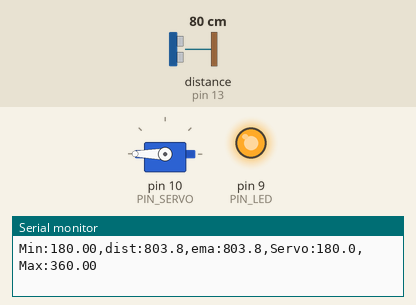
A sketch run on a simulated Arduino Uno, built with avr-gcc and run on an emulated ATmega328P. Parts: servo, output pins drawn as LEDs (lit = HIGH), the last lines printed to the serial monitor. Wiring (inferred from the names in the program): ultrasonic range finder: trigger pin 12; echo pin 13. The inputs (shaded band) are chosen by the test bench; at power-on: distance to the obstacle (sensor on pin 13) 80 cm. The echo pulse lasts 58.3 µs per cm; pins used as bus, display or sensor lines are not drawn.

Above: at 1.2 s.
1.3 s: distance to the obstacle (sensor on pin 13) set to 40 cm
3.4 s: distance to the obstacle (sensor on pin 13) set to 36 cm
At 5.3 s:
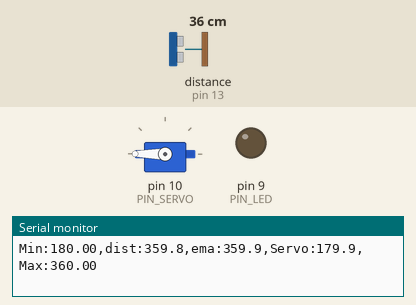
5.6 s: distance to the obstacle (sensor on pin 13) set to 9 cm
At 6.9 s:
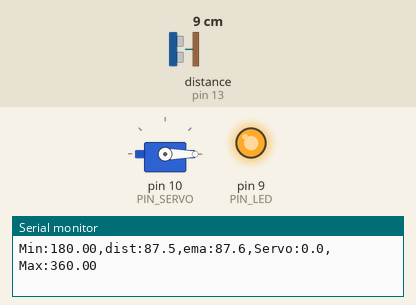
7.2 s: distance to the obstacle (sensor on pin 13) set to 35 cm
At 7.39 s:
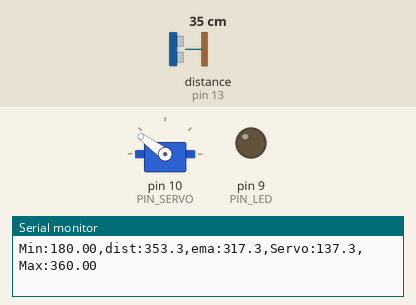
10.2 s: distance to the obstacle (sensor on pin 13) set to 18 cm
At 10.68 s:
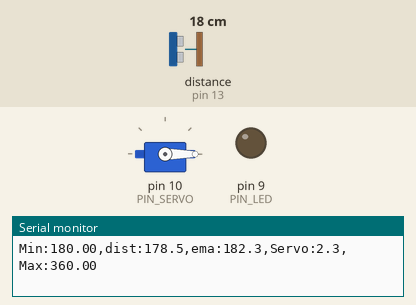
13.2 s: distance to the obstacle (sensor on pin 13) set to 60 cm
At 14.3 s:
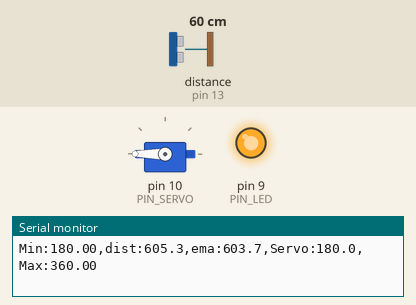
Timing chart, 0 to 15.7 s (numbered marks = the images above; inputs shaded):
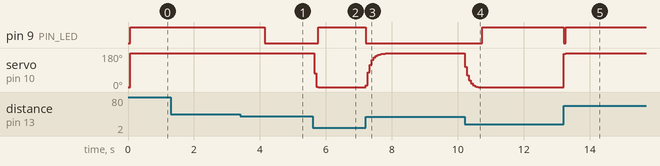

Measured:
- the behaviour switches between 37 and 36 cm on distance to the obstacle (sensor on pin 13) (found by bisection; images 0 and 1)
- after the input at 3.4 s, pin 9 (PIN_LED): HIGH → LOW after 0.74 s
- after the input at 5.6 s, pin 9 (PIN_LED): LOW → HIGH after 0.16 s; servo on pin 10 (PIN_SERVO): 180° → 72° at once, → 0° 0.06 s later
- after the input at 7.2 s, pin 9 (PIN_LED): HIGH → LOW at once
- after the input at 10.2 s, pin 9 (PIN_LED): LOW → HIGH after 0.54 s; servo on pin 10 (PIN_SERVO): moves from 180° to 0° over 0.42 s, starting at once
- after the input at 13.2 s, pin 9 (PIN_LED): HIGH → LOW at once, → HIGH 0.06 s later; servo on pin 10 (PIN_SERVO): 0° → 177° at once, → 180° 0.06 s later

The sketch:

11P07.ino
```cpp
#include <Servo.h>
#include <math.h>

// -------- Pins --------
#define PIN_TRIG   12
#define PIN_ECHO   13
#define PIN_SERVO  10
#define PIN_LED     9

// -------- 초음파 설정 --------
#define SND_VEL          346.0f
#define SAMPLE_INTERVAL  60        // [ms]
#define PULSE_US         20        // TRIG HIGH 폭 [us]
#define TIMEOUT_US       50000UL   // echo 타임아웃 [us]
#define SCALE            (0.001f * 0.5f * SND_VEL)  // us → mm

// -------- 거리 → 각도 선형 매핑 구간 --------
#define DIST_MIN_MM      180.0f    // 180mm → ANGLE_MIN
#define DIST_MAX_MM      360.0f    // 360mm → ANGLE_MAX

// -------- 각도 범위 --------
#define ANGLE_MIN        0.0f      // 닫힘
#define ANGLE_MAX        180.0f    // 열림

// -------- EMA --------
#define EMA_ALPHA        0.4f
float distEMA = 0.0f;
bool  emaInit = false;

// -------- Servo --------
Servo gate;
// 서보 펄스 보정(필요시 600/2400 등으로 조정)
const int PULSE_MIN = 500;
const int PULSE_MAX = 2500;

// -------- 상태 --------
float currentAngle = ANGLE_MIN;    // 모니터 표시용
float targetAngle  = ANGLE_MIN;    // 즉시 출력 각
unsigned long lastSampleMs = 0;

// ---------- 유틸 ----------
static inline float clampf(float x, float a, float b){
  return (x < a) ? a : (x > b) ? b : x;
}
static inline float mapLinear(float x, float inMin, float inMax, float outMin, float outMax){
  if (inMax == inMin) return outMin;       // 0으로 나누기 방지
  float t = (x - inMin) / (inMax - inMin); // 0~1
  return outMin + t * (outMax - outMin);
}
static inline float measure_mm() {
  digitalWrite(PIN_TRIG, LOW);  delayMicroseconds(2);   // 안정화
  digitalWrite(PIN_TRIG, HIGH); delayMicroseconds(PULSE_US);
  digitalWrite(PIN_TRIG, LOW);
  unsigned long dur = pulseIn(PIN_ECHO, HIGH, TIMEOUT_US);
  if (dur == 0UL) return 0.0f;                           // 타임아웃 → 0
  return (float)dur * SCALE;                             // mm
}
static inline int angleToPulse(float deg){
  deg = clampf(deg, 0.0f, 180.0f);
  float n = deg / 180.0f;
  return (int)(PULSE_MIN + (PULSE_MAX - PULSE_MIN) * n + 0.5f);
}
static inline void writeAngle(float deg){
  gate.writeMicroseconds(angleToPulse(deg));
}

// ---------- setup ----------
void setup(){
  pinMode(PIN_TRIG, OUTPUT);
  pinMode(PIN_ECHO, INPUT);
  pinMode(PIN_LED,  OUTPUT);
  digitalWrite(PIN_TRIG, LOW);
  digitalWrite(PIN_LED,  LOW);

  gate.attach(PIN_SERVO);
  writeAngle(currentAngle);

  Serial.begin(115200);
  lastSampleMs = millis();
}

// ---------- loop ----------
void loop(){
  unsigned long now = millis();

  // 1) 주기적으로 측정/계산
  if (now - lastSampleMs >= SAMPLE_INTERVAL){
    lastSampleMs += SAMPLE_INTERVAL;

    // 거리 측정 + EMA
    float dist_raw = measure_mm();
    if (!emaInit){ distEMA = dist_raw; emaInit = true; }
    else          { distEMA = EMA_ALPHA * dist_raw + (1.0f - EMA_ALPHA) * distEMA; }

    // 거리 → 각도 선형 매핑 (클램프 포함)
    float dClamped = clampf(distEMA, DIST_MIN_MM, DIST_MAX_MM);
    targetAngle = mapLinear(dClamped, DIST_MIN_MM, DIST_MAX_MM, ANGLE_MIN, ANGLE_MAX);

    // LED: 유효 구간(180~360mm)에서만 ON
    bool inRange = (distEMA >= DIST_MIN_MM && distEMA <= DIST_MAX_MM);
    digitalWrite(PIN_LED, inRange ? LOW : HIGH);

    // Slew 해제: 즉시 출력
    writeAngle(targetAngle);
    currentAngle = targetAngle;   // 모니터 표시용 동기화

    // Serial Plotter 형식 출력
    Serial.print("Min:");     Serial.print(DIST_MIN_MM);
    Serial.print(",dist:");   Serial.print(dist_raw, 1);
    Serial.print(",ema:");    Serial.print(distEMA, 1);
    Serial.print(",Servo:");  Serial.print(currentAngle, 1);
    Serial.print(",Max:");    Serial.print(DIST_MAX_MM);
    Serial.println("");
  }
}
```
